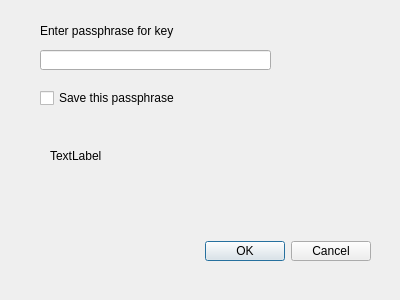
<?xml version="1.0" encoding="UTF-8"?>
<ui version="4.0">
 <class>Dialog</class>
 <widget class="QDialog" name="Dialog">
  <property name="geometry">
   <rect>
    <x>0</x>
    <y>0</y>
    <width>400</width>
    <height>300</height>
   </rect>
  </property>
  <property name="windowTitle">
   <string>Dialog</string>
  </property>
  <widget class="QDialogButtonBox" name="buttonBox">
   <property name="geometry">
    <rect>
     <x>130</x>
     <y>241</y>
     <width>241</width>
     <height>20</height>
    </rect>
   </property>
   <property name="standardButtons">
    <set>QDialogButtonBox::Cancel|QDialogButtonBox::Ok</set>
   </property>
  </widget>
  <widget class="QLabel" name="label">
   <property name="geometry">
    <rect>
     <x>40</x>
     <y>20</y>
     <width>151</width>
     <height>21</height>
    </rect>
   </property>
   <property name="text">
    <string>Enter passphrase for key</string>
   </property>
  </widget>
  <widget class="QLineEdit" name="lineEdit">
   <property name="geometry">
    <rect>
     <x>40</x>
     <y>50</y>
     <width>231</width>
     <height>20</height>
    </rect>
   </property>
  </widget>
  <widget class="QCheckBox" name="checkBox">
   <property name="geometry">
    <rect>
     <x>40</x>
     <y>90</y>
     <width>141</width>
     <height>16</height>
    </rect>
   </property>
   <property name="text">
    <string>Save this passphrase</string>
   </property>
  </widget>
  <widget class="QLabel" name="label_2">
   <property name="geometry">
    <rect>
     <x>50</x>
     <y>130</y>
     <width>231</width>
     <height>51</height>
    </rect>
   </property>
   <property name="text">
    <string>TextLabel</string>
   </property>
   <property name="wordWrap">
    <bool>true</bool>
   </property>
  </widget>
 </widget>
 <resources/>
 <connections>
  <connection>
   <sender>buttonBox</sender>
   <signal>accepted()</signal>
   <receiver>Dialog</receiver>
   <slot>accept()</slot>
   <hints>
    <hint type="sourcelabel">
     <x>248</x>
     <y>254</y>
    </hint>
    <hint type="destinationlabel">
     <x>157</x>
     <y>274</y>
    </hint>
   </hints>
  </connection>
  <connection>
   <sender>buttonBox</sender>
   <signal>rejected()</signal>
   <receiver>Dialog</receiver>
   <slot>reject()</slot>
   <hints>
    <hint type="sourcelabel">
     <x>316</x>
     <y>260</y>
    </hint>
    <hint type="destinationlabel">
     <x>286</x>
     <y>274</y>
    </hint>
   </hints>
  </connection>
 </connections>
</ui>
